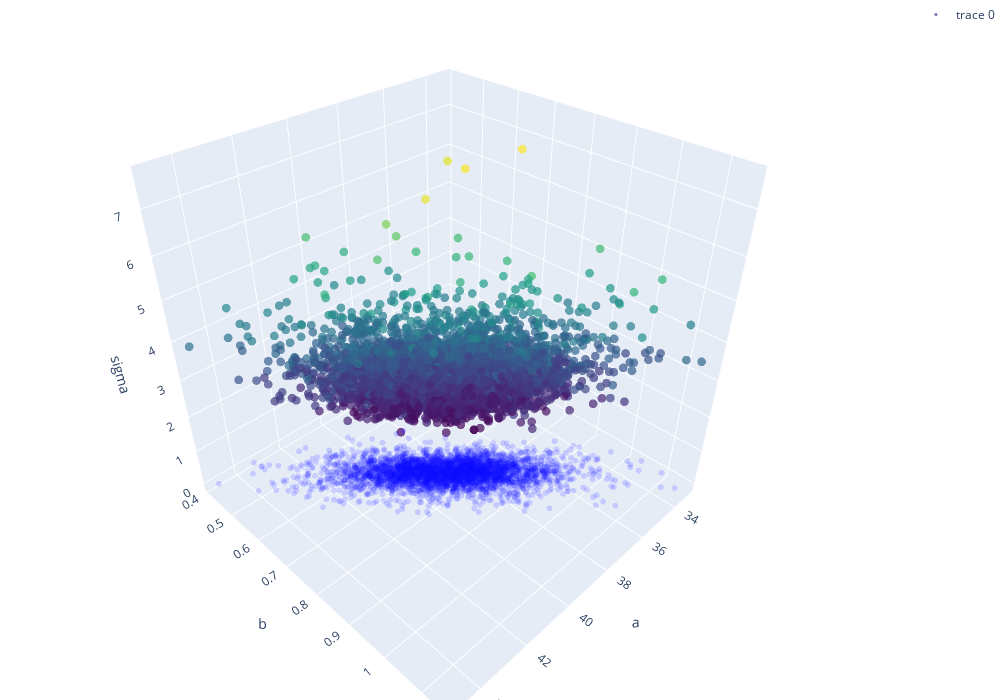

The code cell stored with this chart in its notebook:
### Code cell
import plotly.graph_objs as go
import plotly.offline as pyoff

trace = go.Scatter3d(
    x=draws['a'],
    y=draws['b'],
    z=draws['sigma'],
    mode='markers',
    marker=dict(
        size=3,
        color=draws['sigma'],
        colorscale='Viridis',
        opacity=0.7
    )
)

layout = go.Layout(
    scene=dict(
        xaxis_title='a',
        yaxis_title='b',
        zaxis_title='sigma'
    ),
    margin=dict(l=0, r=0, b=0, t=0),
    height=700,
    width=1000,
)

proj_ab = go.Scatter3d(
    x=draws['a'],
    y=draws['b'],
    z=[0] * len(draws),
    mode='markers',
    marker=dict(
        size=2,
        color='rgba(5,5,255,0.5)',
        opacity=0.3
    ),
    showlegend=False
)

layout.height = 700

fig = go.Figure(data=[trace, proj_ab], layout=layout)
pyoff.iplot(fig)

### Figure 1 — Plotly figure (JSON) as saved in the notebook; plotly's stock layout.template omitted (floating-point values rounded to 4 significant figures; data arrays with more than 128 entries replaced by an {"elided": "..."} marker saying what was removed)
{"data": [{"marker": {"color": {"elided": "4000 float values"}, "colorscale": [[0, "#440154"], [0.1111, "#482878"], [0.2222, "#3e4989"], [0.3333, "#31688e"], [0.4444, "#26828e"], [0.5556, "#1f9e89"], [0.6667, "#35b779"], [0.7778, "#6ece58"], [0.8889, "#b5de2b"], [1, "#fde725"]], "opacity": 0.7, "size": 3}, "mode": "markers", "type": "scatter3d", "x": {"elided": "4000 float values"}, "y": {"elided": "4000 float values"}, "z": {"elided": "4000 float values"}}, {"marker": {"color": "rgba(5,5,255,0.5)", "opacity": 0.3, "size": 2}, "mode": "markers", "showlegend": false, "type": "scatter3d", "x": {"elided": "4000 float values"}, "y": {"elided": "4000 float values"}, "z": {"elided": "4000 int values"}}], "layout": {"height": 700, "margin": {"b": 0, "l": 0, "r": 0, "t": 0}, "scene": {"xaxis": {"title": {"text": "a"}}, "yaxis": {"title": {"text": "b"}}, "zaxis": {"title": {"text": "sigma"}}}, "width": 1000}}
